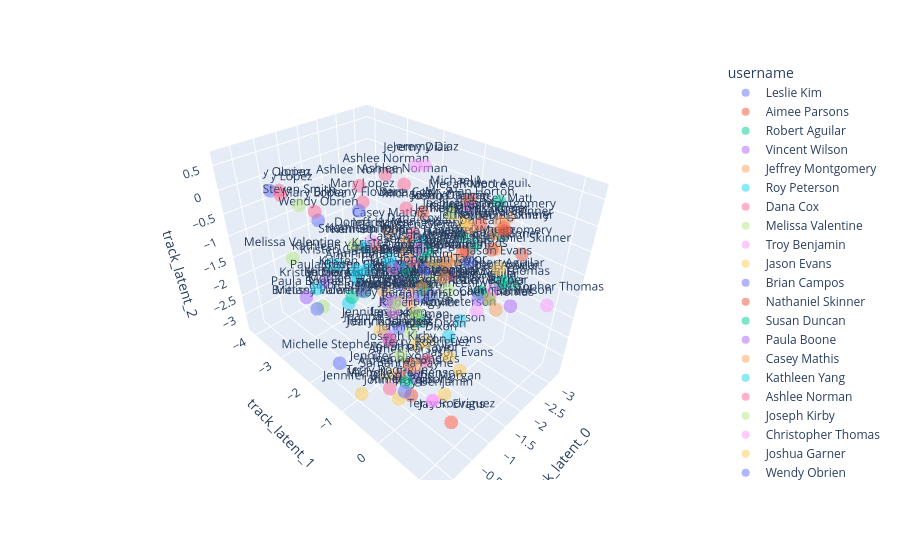
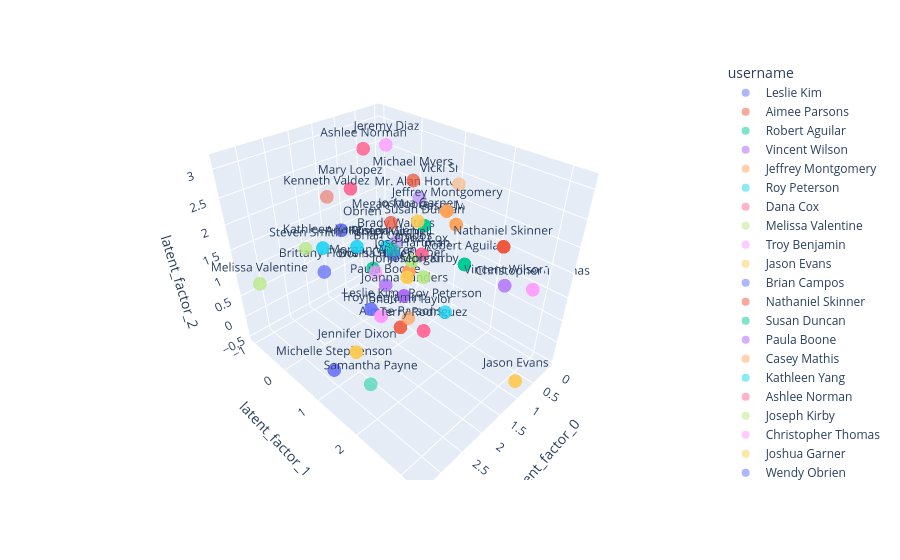

Notebook code for these charts, in order:
### Code cell
if lmf.num_factors <= 3:
    df_tracks = df_matrix_mf.copy()
    df_tracks = df_tracks.sample(frac=1) # Shuffle the dataframe
    df_tracks = df_tracks[:150] # Keep only 1000 tracks

    # Add item latent factors to the dataframe
    items_latent_columns = [f"track_latent_{i}" for i in range(lmf.num_factors)]
    for track_id in df_tracks["id"].unique():
        latent_factors = lmf.get_item_factors([matrix_mf.itemnames_to_ids([track_id])[0]]).tolist()
        df_tracks.loc[df_tracks["id"] == track_id, items_latent_columns] = latent_factors

    # Add user latent factors to the dataframe
    users_latent_columns = [f"latent_factor_{i}" for i in range(lmf.num_factors)]
    for user_id in df_tracks["username"].unique():
        latent_factors = lmf.get_user_factors([matrix_mf.usernames_to_ids([user_id])[0]]).tolist()
        df_tracks.loc[df_tracks["username"] == user_id, users_latent_columns] = latent_factors

    plotting.plot_latent_space(
        df=df_tracks,
        color=df_tracks["username"],
        text=df_tracks["username"],
        latent_columns=items_latent_columns,
    ).show()

    plotting.plot_latent_space(
        df=df_tracks,
        color=df_tracks["username"],
        text=df_tracks["username"],
        latent_columns=users_latent_columns,
    ).show()
